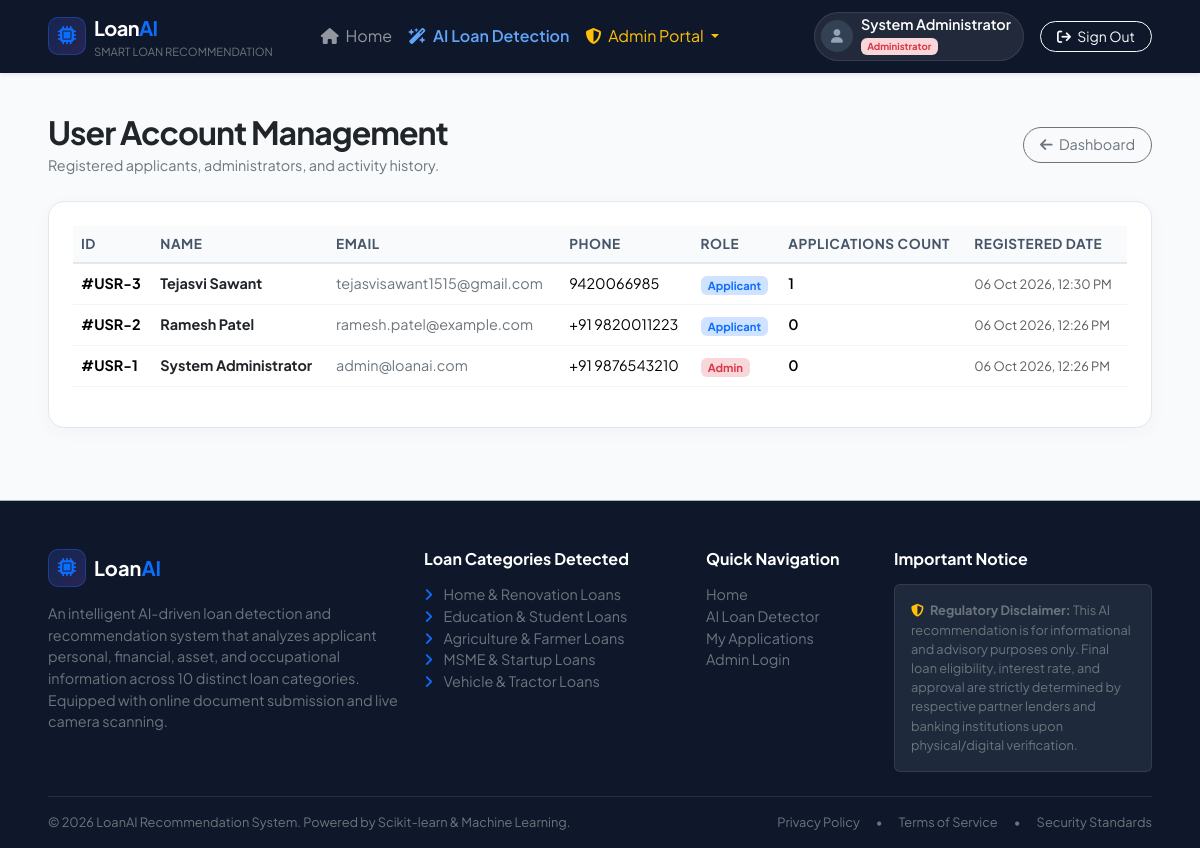
Page /admin/users (signed in) on the committed database.
### models.py (models this page shows, shortened)
class User(UserMixin, db.Model):
    __tablename__ = "users"
    id = db.Column(db.Integer, primary_key=True)
    name = db.Column(db.String(120), nullable=False)
    email = db.Column(db.String(120), unique=True, nullable=False, index=True)
    password_hash = db.Column(db.String(255), nullable=False)
    phone = db.Column(db.String(20), nullable=True)
    role = db.Column(db.String(20), default="user", nullable=False)  # 'user' or 'admin'
    created_at = db.Column(db.DateTime, default=datetime.utcnow)
    applications = db.relationship("LoanApplication", backref="user", lazy=True, cascade="all, delete-orphan")
    @property
    def is_admin(self):
        return self.role == "admin"

### app.py (the view)
    def wrap(*args, **kwargs):
        if not current_user.is_authenticated or not current_user.is_admin:
            flash("Administrator privileges required.", "danger")
            return redirect(url_for("login"))
        return f(*args, **kwargs)

### app.py (called while the page is built)
@login_manager.user_loader
def load_user(user_id):
    return User.query.get(int(user_id))

def admin_required(f):
    def wrap(*args, **kwargs):
        if not current_user.is_authenticated or not current_user.is_admin:
            flash("Administrator privileges required.", "danger")
            return redirect(url_for("login"))
        return f(*args, **kwargs)
    wrap.__name__ = f.__name__
    return wrap

@app.route("/admin/users")
@login_required
@admin_required
def admin_users():
    users = User.query.order_by(User.created_at.desc()).all()
    return render_template("admin/users.html", users=users)

### templates/admin/users.html (shortened to what this page needs)
{% extends "base.html" %}
{% block content %}
<div class="container-fluid px-lg-5 py-4">
    <div class="d-flex flex-column flex-md-row justify-content-between align-items-md-center gap-3 mb-4">
        <div>
            <h2 class="fw-bold tracking-tight text-dark mb-1">User Account Management</h2>
            <p class="text-secondary font-sm mb-0">Registered applicants, administrators, and activity history.</p>
        </div>
        <a href="{{ url_for('admin_dashboard') }}" class="btn btn-outline-secondary rounded-pill px-3 font-sm">
            <i class="fa-solid fa-arrow-left me-1"></i> Dashboard
        </a>
    </div>
    <div class="app-card p-4">
        <div class="table-responsive">
            <table class="table table-custom align-middle">
                <thead>
                    <tr>
                        <th>ID</th>
                        <th>Name</th>
                        <th>Email</th>
                        <th>Phone</th>
                        <th>Role</th>
                        <th>Applications Count</th>
                        <th>Registered Date</th>
                    </tr>
                </thead>
                <tbody>
                    {% for user in users %}
                    <tr>
                        <td class="fw-bold font-sm">#USR-{{ user.id }}</td>
                        <td class="fw-bold text-dark font-sm">{{ user.name }}</td>
                        <td class="font-sm text-secondary">{{ user.email }}</td>
                        <td class="font-sm">{{ user.phone or 'N/A' }}</td>
                        <td>
                            {% if user.role == 'admin' %}
                                <span class="badge bg-danger-subtle text-danger font-xxs">Admin</span>
                            {% else %}
                                <span class="badge bg-primary-subtle text-primary font-xxs">Applicant</span>
                            {% endif %}
                        </td>
                        <td class="font-sm fw-semibold">{{ user.applications|length }}</td>
                        <td class="font-xs text-muted">{{ user.created_at.strftime('%d %b %Y, %I:%M %p') }}</td>
                    </tr>
                    {% endfor %}
                </tbody>
            </table>
        </div>
    </div>
</div>
{% endblock %}

### templates/base.html (shortened to what this page needs)
<!DOCTYPE html>
<html lang="en">
<head>
    <link href="https://cdn.jsdelivr.net/npm/bootstrap@5.3.2/dist/css/bootstrap.min.css" rel="stylesheet">
    <link rel="stylesheet" href="https://cdnjs.cloudflare.com/ajax/libs/font-awesome/6.5.1/css/all.min.css">
    <link rel="stylesheet" href="{{ url_for('static', filename='css/style.css') }}">
</head>
<body class="d-flex flex-column min-vh-100">
    <nav class="navbar navbar-expand-lg navbar-dark bg-navy sticky-top shadow-sm">
        <div class="container-fluid px-lg-5">
            <a class="navbar-brand d-flex align-items-center gap-2" href="{{ url_for('index') }}">
                <div class="brand-icon">
                    <i class="fa-solid fa-microchip text-primary"></i>
                </div>
                <div>
                    <span class="fw-bold tracking-tight text-white">Loan<span class="text-primary">AI</span></span>
                    <small class="d-block text-secondary text-uppercase font-xxs">Smart Loan Recommendation</small>
                </div>
            </a>
            <div class="collapse navbar-collapse" id="mainNavbar">
                <ul class="navbar-nav me-auto mb-2 mb-lg-0 ms-lg-4">
                    <li class="nav-item">
                        <a class="nav-link" href="{{ url_for('index') }}"><i class="fa-solid fa-house me-1"></i> Home</a>
                    </li>
                    <li class="nav-item">
                        <a class="nav-link text-highlight" href="{{ url_for('detect_loan') }}">
                            <i class="fa-solid fa-wand-magic-sparkles me-1"></i> AI Loan Detection
                        </a>
                    </li>
                    {% if current_user.is_authenticated and current_user.is_admin %}
                    <li class="nav-item dropdown">
                        <a class="nav-link dropdown-toggle text-warning" href="#" role="button" data-bs-toggle="dropdown">
                            <i class="fa-solid fa-shield-halved me-1"></i> Admin Portal
                        </a>
                    </li>
                    {% endif %}
                </ul>
                <div class="d-flex align-items-center gap-3">
                    {% if current_user.is_authenticated %}
                        <div class="user-pill d-flex align-items-center gap-2">
                            <div class="avatar-sm">
                                <i class="fa-solid fa-user"></i>
                            </div>
                            <div class="d-none d-md-block text-start">
                                <div class="text-white fw-semibold font-sm lh-1">{{ current_user.name }}</div>
                                <small class="text-muted font-xs">
                                    {% if current_user.is_admin %}
                                        <span class="badge bg-danger-subtle text-danger">Administrator</span>
                                    {% else %}
                                        <span class="badge bg-primary-subtle text-primary">Applicant</span>
                                    {% endif %}
                                </small>
                            </div>
                        </div>
                        <a href="{{ url_for('logout') }}" class="btn btn-outline-light btn-sm px-3 rounded-pill">
                            <i class="fa-solid fa-arrow-right-from-bracket me-1"></i> Sign Out
                        </a>
                    {% endif %}
                </div>
            </div>
        </div>
    </nav>
    <main class="flex-grow-1 pb-5">
        {% block content %}{% endblock %}
    </main>
    <footer class="footer bg-navy text-white pt-5 pb-3 mt-auto border-top border-dark-subtle">
        <div class="container-fluid px-lg-5">
            <div class="row g-4 mb-4">
                <div class="col-lg-4 col-md-6">
                    <div class="d-flex align-items-center gap-2 mb-3">
                        <div class="brand-icon">
                            <i class="fa-solid fa-microchip text-primary"></i>
                        </div>
                        <span class="fw-bold fs-5 text-white">Loan<span class="text-primary">AI</span></span>
                    </div>
                    <p class="text-secondary font-sm">
                        An intelligent AI-driven loan detection and recommendation system that analyzes applicant personal, financial, asset, and occupational information across 10 distinct loan categories. Equipped with online document submission and live camera scanning.
                    </p>
                </div>
                <div class="col-lg-3 col-md-6">
                    <h6 class="text-white fw-bold mb-3">Loan Categories Detected</h6>
                    <ul class="list-unstyled text-secondary font-sm space-y-1">
                        <li><i class="fa-solid fa-angle-right text-primary me-2"></i> Home & Renovation Loans</li>
                        <li><i class="fa-solid fa-angle-right text-primary me-2"></i> Education & Student Loans</li>
                        <li><i class="fa-solid fa-angle-right text-primary me-2"></i> Agriculture & Farmer Loans</li>
                        <li><i class="fa-solid fa-angle-right text-primary me-2"></i> MSME & Startup Loans</li>
                        <li><i class="fa-solid fa-angle-right text-primary me-2"></i> Vehicle & Tractor Loans</li>
                    </ul>
                </div>
                <div class="col-lg-2 col-md-6">
                    <h6 class="text-white fw-bold mb-3">Quick Navigation</h6>
                    <ul class="list-unstyled text-secondary font-sm space-y-1">
                        <li><a href="{{ url_for('index') }}" class="text-decoration-none text-secondary">Home</a></li>
                        <li><a href="{{ url_for('detect_loan') }}" class="text-decoration-none text-secondary">AI Loan Detector</a></li>
                        <li><a href="{{ url_for('dashboard') }}" class="text-decoration-none text-secondary">My Applications</a></li>
                        <li><a href="{{ url_for('login') }}" class="text-decoration-none text-secondary">Admin Login</a></li>
                    </ul>
                </div>
                <div class="col-lg-3 col-md-6">
                    <h6 class="text-white fw-bold mb-3">Important Notice</h6>
                    <div class="p-3 rounded bg-dark-navy border border-secondary border-opacity-25 font-xs text-secondary">
                        <i class="fa-solid fa-shield-halved text-warning me-1"></i>
                        <strong>Regulatory Disclaimer:</strong> This AI recommendation is for informational and advisory purposes only. Final loan eligibility, interest rate, and approval are strictly determined by respective partner lenders and banking institutions upon physical/digital verification.
                    </div>
                </div>
            </div>
            <hr class="border-secondary opacity-25">
            <div class="d-flex flex-column flex-md-row justify-content-between align-items-center font-xs text-secondary">
                <div>&copy; 2026 LoanAI Recommendation System. Powered by Scikit-learn & Machine Learning.</div>
                <div class="d-flex gap-3 mt-2 mt-md-0">
                    <span>Privacy Policy</span>
                    <span>•</span>
                    <span>Terms of Service</span>
                    <span>•</span>
                    <span>Security Standards</span>
                </div>
            </div>
        </div>
    </footer>
</body>
</html>

### static/css/style.css (style rules this page uses)
:root { --primary-color: #2563eb; --primary-hover: #1d4ed8; --primary-light: #eff6ff; --navy-bg: #0f172a; --dark-navy: #1e293b; --card-bg: #ffffff; --text-primary: #0f172a; --text-secondary: #64748b; --border-color: #e2e8f0; --success-emerald: #10b981; --warning-amber: #f59e0b; --danger-rose: #ef4444; --purple-accent: #8b5cf6; }
body { font-family: 'Plus Jakarta Sans', -apple-system, BlinkMacSystemFont, 'Segoe UI', Roboto, sans-serif; background-color: #f8fafc; color: var(--text-primary); -webkit-font-smoothing: antialiased; }
.font-xxs { font-size: 0.70rem; }
.font-xs { font-size: 0.80rem; }
.font-sm { font-size: 0.90rem; }
.tracking-tight { letter-spacing: -0.03em; }
.bg-navy { background-color: var(--navy-bg) !important; }
.bg-dark-navy { background-color: var(--dark-navy) !important; }
.brand-icon { width: 38px; height: 38px; background: linear-gradient(135deg, rgba(37, 99, 235, 0.2), rgba(139, 92, 246, 0.2)); border: 1px solid rgba(37, 99, 235, 0.4); border-radius: 10px; display: flex; align-items: center; justify-content: center; font-size: 1.15rem; }
.avatar-sm { width: 32px; height: 32px; background: #334155; border-radius: 50%; display: flex; align-items: center; justify-content: center; color: #94a3b8; font-size: 0.85rem; }
.user-pill { background: rgba(255, 255, 255, 0.08); padding: 4px 12px 4px 6px; border-radius: 30px; border: 1px solid rgba(255, 255, 255, 0.1); }
.text-highlight { color: #60a5fa !important; font-weight: 600; }
.app-card { background: #ffffff; border-radius: 16px; border: 1px solid var(--border-color); box-shadow: 0 4px 20px -2px rgba(0, 0, 0, 0.04); transition: transform 0.2s ease, box-shadow 0.2s ease; }
.table-custom { border-collapse: separate; border-spacing: 0; }
.table-custom th { background-color: #f8fafc; color: #475569; font-weight: 700; font-size: 0.85rem; text-transform: uppercase; letter-spacing: 0.04em; border-bottom: 2px solid #e2e8f0; }
.table-custom td { vertical-align: middle; border-bottom: 1px solid #f1f5f9; }

### rows in the picture
User: name "System Administrator", id "1", email "admin@loanai.com", phone "+91 9876543210", role "Admin", applications|length "0", created_at "06 Oct 2026, 12:26 PM"
User: id "3", name "Tejasvi Sawant", email "tejasvisawant1515@gmail.com", phone "9420066985", role "Applicant", applications|length "1", created_at "06 Oct 2026, 12:30 PM"
User: id "2", name "Ramesh Patel", email "ramesh.patel@example.com", phone "+91 9820011223", role "Applicant", applications|length "0", created_at "06 Oct 2026, 12:26 PM"
